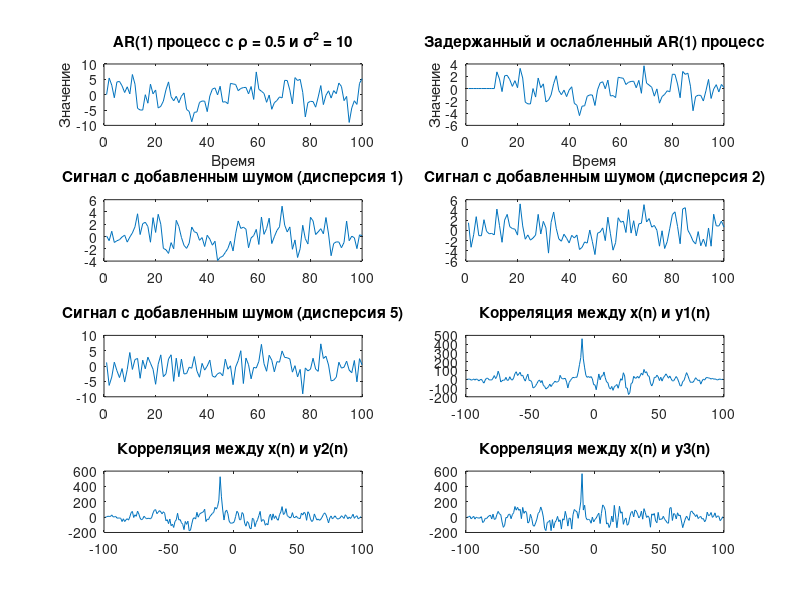

Write the MATLAB code that produced this figure.
clearvars
clc

% AR(1) process options
rho = 0.5;    
sigma_sq = 10;
C = 0;

T = 100; % Number of point
X = zeros(T, 1); %generation temp X 

delay = 10; % Delay by 10 time units
weakening_factor = 0.5; % Weakening by 2 times

dispersion = [1, 2, 5]; % dispersion
Y = zeros(T, 3);

    % Generation
    for t = 2:T
        epsilon = sqrt(sigma_sq) * randn(); 
        X(t) = C + rho * X(t-1) + epsilon;      
    end
    
% generate signal with delay
delayed_X = [zeros(delay, 1); X(1:T-delay)]; % Delay
X_delay = weakening_factor * delayed_X; % Weakening

    % dispersion 1, 2, 5
    for i = 1:3
        noise = sqrt(dispersion(i)) * randn(T, 1);
        Y(:, i) =  X_delay + noise;
    end

% Correlation between x(n) and y(n)
corr_x_y1 = xcorr(X, Y(:, 1));
corr_x_y2 = xcorr(X, Y(:, 2));
[corr_x_y3, lag] = xcorr(X, Y(:, 3));

% graph output
subplot(4, 2, 1);
plot(X);
title('AR(1) процесс с \rho = 0.5 и \sigma^2 = 10');
xlabel('Время');
ylabel('Значение');

% Delay graph output
subplot(4, 2, 2);
plot(X_delay);
title('Задержанный и ослабленный AR(1) процесс');
xlabel('Время');
ylabel('Значение');

% dispersion 1, 2, 5
subplot(4, 2, 3);
plot(Y(:, 1));
title('Сигнал с добавленным шумом (дисперсия 1)');

subplot(4, 2, 4);
plot(Y(:, 2));
title('Сигнал с добавленным шумом (дисперсия 2)');

subplot(4, 2, 5);
plot(Y(:, 3));
title('Сигнал с добавленным шумом (дисперсия 5)');

% correlation function
subplot(4, 2, 6);
plot(lag, corr_x_y1);
title('Корреляция между x(n) и y1(n)');

subplot(4, 2, 7);
plot(lag, corr_x_y2);
title('Корреляция между x(n) и y2(n)');

subplot(4, 2, 8);
plot(lag, corr_x_y3);
title('Корреляция между x(n) и y3(n)');

FileName = 'Task_5.png';
print('-dpng', '-opengl','-r300',FileName);
